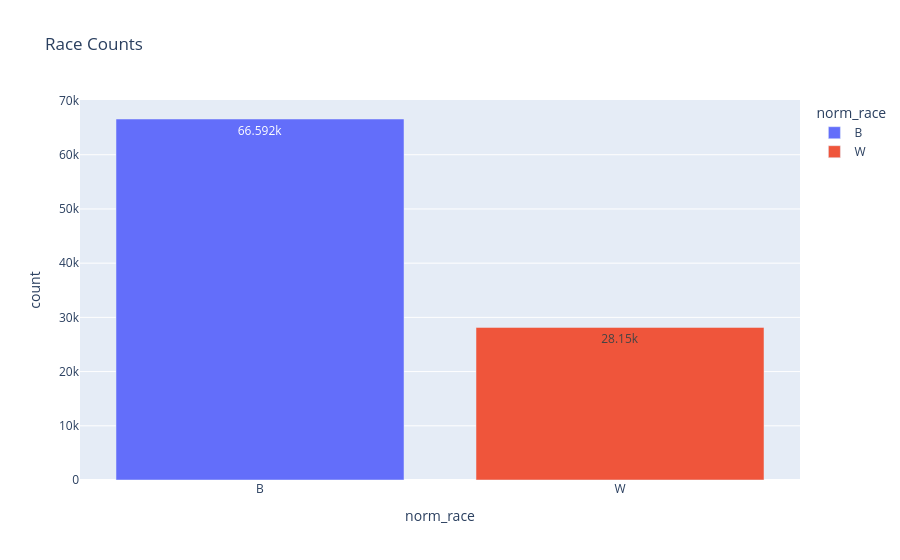

The notebook cell saved with this chart:
### Code cell
px.bar(norm_race_counts, x='norm_race', y = 'count', title='Race Counts',color='norm_race',text_auto=True)

### Figure 1 — Plotly figure (JSON) as saved in the notebook; plotly's stock layout.template omitted (floating-point values rounded to 4 significant figures)
{"data": [{"hovertemplate": "norm_race=%{x}<br>count=%{y}<extra></extra>", "legendgroup": "B", "marker": {"color": "#636efa", "pattern": {"shape": ""}}, "name": "B", "orientation": "v", "showlegend": true, "textposition": "auto", "texttemplate": "%{y}", "type": "bar", "x": ["B"], "xaxis": "x", "y": [66592], "yaxis": "y"}, {"hovertemplate": "norm_race=%{x}<br>count=%{y}<extra></extra>", "legendgroup": "W", "marker": {"color": "#EF553B", "pattern": {"shape": ""}}, "name": "W", "orientation": "v", "showlegend": true, "textposition": "auto", "texttemplate": "%{y}", "type": "bar", "x": ["W"], "xaxis": "x", "y": [28150], "yaxis": "y"}], "layout": {"barmode": "relative", "legend": {"title": {"text": "norm_race"}, "tracegroupgap": 0}, "title": {"text": "Race Counts"}, "xaxis": {"anchor": "y", "categoryarray": ["B", "W"], "categoryorder": "array", "domain": [0, 1], "title": {"text": "norm_race"}}, "yaxis": {"anchor": "x", "domain": [0, 1], "title": {"text": "count"}}}}
